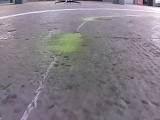
#> input picture Data_processing/data/Dataset-race/Train/C_1518258156.8685236.jpg, 160 x 120 px; its folder holds 2 pictures in this run
$ python b_w.py ../data/Dataset-race/Train
#> lines starting #> are read from the running program, lines starting #| are printed output that depends on the picture
from PIL import Image
import os
import sys

if len(sys.argv) == 2:
    for elem in os.listdir(sys.argv[1]):
        col = Image.open(os.path.join(sys.argv[1], elem))
#> col is the input picture: PIL image 160x120 RGB; mean R, G, B 132.7, 127.1, 134.1
        gray = col.convert('L')
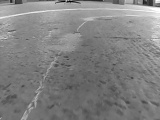
#> gray: PIL image 160x120 L; min 1, max 254, mean 129.6
        #bw = gray.point(lambda x: 0 if x<128 else 255, '1')
        gray.save(os.path.join(sys.argv[1], elem))
